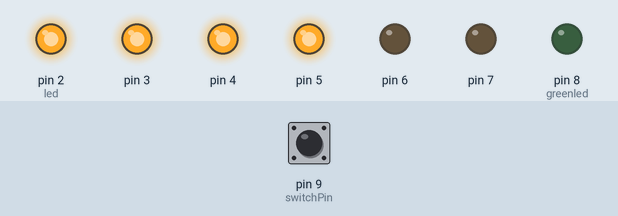
The program below on a simulated Arduino Uno, built with avr-gcc and run on an emulated ATmega328P. Parts: output pins drawn as LEDs (lit = HIGH). The test bench sets the inputs (shaded band); at power-on: pin 9 (switchPin) LOW.

Above: at 9.4 s.
9.5 s: pin 9 (switchPin) pulled HIGH for 0.15 s
At 12.1 s:
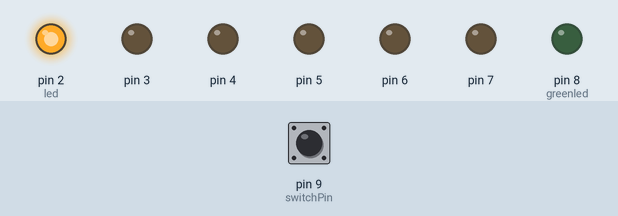
At 22.1 s:
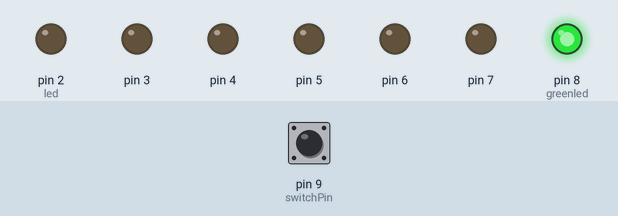
31.1 s: pin 9 (switchPin) pulled HIGH for 1 s
At 32.3 s:
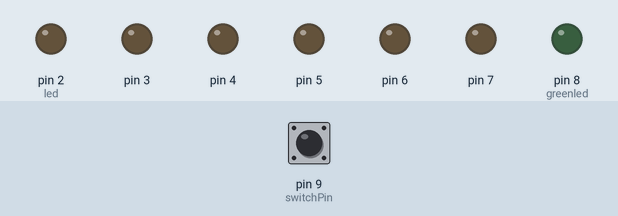
Timing chart, 0 to 77.6 s (numbered marks = the images above; inputs shaded):
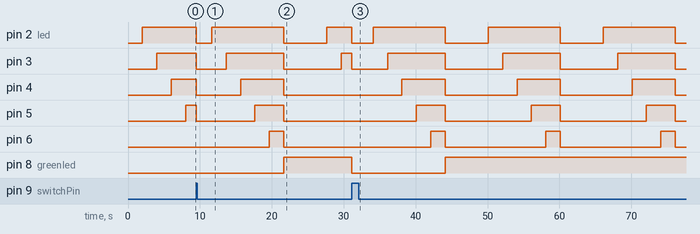

Measured:
- after the input at 9.5 s, pin 8 (greenled): LOW → HIGH after 12.1 s instead of 2.5 s
- after the input at 31.1 s, pin 8 (greenled): HIGH → LOW at once, → HIGH 13.0 s later
- by itself, pin 2 (led): repeats every 16.0 s: HIGH 10.0 s, LOW 6.0 s
- by itself, pin 3: repeats every 16.0 s: HIGH 8.0 s, LOW 8.0 s
- by itself, pin 4: alternates HIGH for 6.0 s and LOW for 10.0 s
- by itself, pin 5: alternates HIGH for 4.0 s and LOW for 12.0 s
- by itself, pin 6: alternates HIGH for 2.0 s and LOW for 14.0 s

The program:

main.cpp
```cpp
#include <Arduino.h>

// put function declarations here:
int myFunction(int, int);

const int switchPin = 9; // Define pin our switch is connected to
unsigned long previousTime = 0; // Set initial time for our hourglass
int switchState = 0; // Switch state uses 1 or 0 as binary for digitalWrite command
int prevswitchState = 0; // Switch state again as binary to calibrate timings of hourglass
int led = 2; // First LED is set to second pin
int greenled = 8;
long interval = 2000; // Interval is 600,000 ms, so 10 minutes.


void setup() {
  for(int x=2;x<9;x++){
    pinMode(x, OUTPUT);
  }
  pinMode(switchPin, INPUT); // In setup, we turn every pin to output, except for 9 which is our input pin

}

void loop() {
  unsigned long currentTime = millis();

  if (currentTime - previousTime >= interval) {
    previousTime = currentTime;

    digitalWrite(led, HIGH);

    if (led == 7) {
      digitalWrite(greenled, HIGH); // Turn on green LED
      for (int x = 2; x < 8; x++) { // Turn off other LEDs (2 to 7)
        digitalWrite(x, LOW);
      }
    }

    led = (led + 1) % 8; // Wrap around to 0 if led reaches 7
  }


// The first part of the loop determines when 10 mintues has passed, and what LED to turn on. Once it reaches LED 7 we reset the LEDs

  switchState = digitalRead(switchPin);

  if(switchState != prevswitchState){

    for(int x = 2; x<9;x++){

      digitalWrite(x, LOW);
    }

    led = 2;

    previousTime = currentTime; // This is the hourglass mechanic. When the switch is constantly on, we keep the LEDs on HIGH. If the previous switch state do not match, we rest them by turning them on LOW
  }

prevswitchState = switchState;

}

// put function definitions here:
int myFunction(int x, int y) {
  return x + y;
}
```
